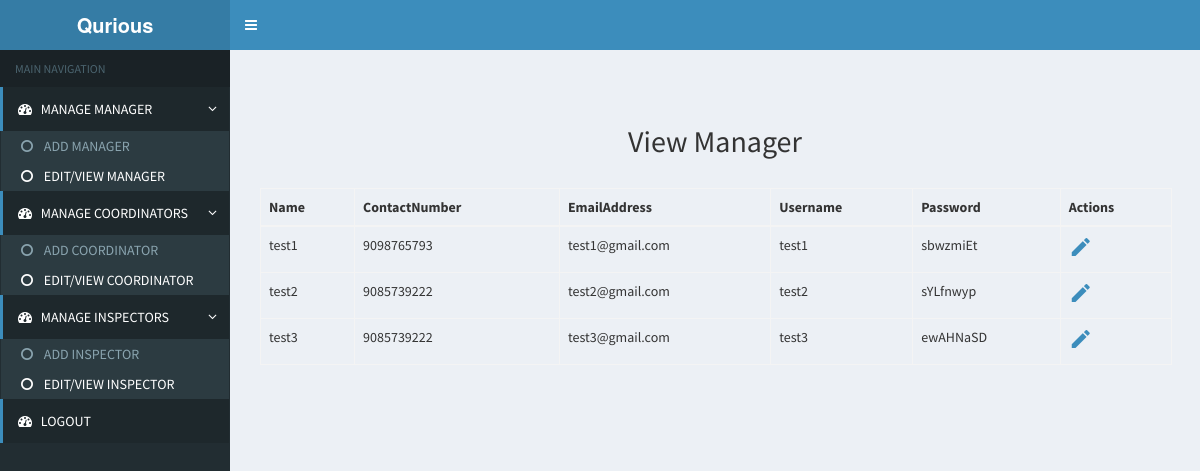
The page /viewmanager on the database its author committed.
### TestApp/models.py (models this page shows)
class Manager(models.Model):
    FullName = models.CharField(max_length=20)
    Photo = models.ImageField(upload_to='media')
    ContactNumber = models.CharField(max_length=13)
    EmailAddress = models.CharField(max_length=20)
    Username = models.CharField(max_length=20)
    Password = models.CharField(max_length=8)

### TestApp/views.py (the view)
# urls.py: path('viewmanager',views.viewManager,name='viewManager'),
def viewManager(request):
    views = Manager.objects.all()
    return render(request,'view-manager.html',{'viewdata':views})

### TestApp/templates/view-manager.html (shortened to what this page needs)
{% extends 'admin-home.html' %}
    {% block content %}
    <br><br>
    <center><h2>View Manager</h2></center><br>
    <div class="container">
    <table class="table table-bordered">
        <thead>
            <tr>
                <th>Name</th>
                <th>ContactNumber</th>
                <th>EmailAddress</th>
                <th>Username</th>
                <th>Password</th>
                <th>Actions</th>
            </tr>
        </thead>
        <tbody>
            {% for i in viewdata %}
            <tr>
                <td>{{i.FullName}}</td>
                <td>{{i.ContactNumber}}</td>
                <td>{{i.EmailAddress}}</td>
                <td>{{i.Username}}</td>
                <td>{{i.Password}}</td>
                <td>
                    <a class="edit" href="editmanager/{{i.id}}" data-toggle="tooltip"><i class="material-icons">&#xE254;</i></a>
                </td>
            </tr>
            {% endfor %}
        </tbody>
    </table>
    </div>
    {% endblock %}

### TestApp/templates/admin-home.html (style rules this page uses)
.form-control,.table { width:80% !important; }

### rows shown on the page
Manager: FullName "test1", ContactNumber "9098765793", EmailAddress "test1@gmail.com", Username "test1", Password "sbwzmiEt"
Manager: FullName "test2", ContactNumber "9085739222", EmailAddress "test2@gmail.com", Username "test2", Password "sYLfnwyp"
Manager: FullName "test3", ContactNumber "9085739222", EmailAddress "test3@gmail.com", Username "test3", Password "ewAHNaSD"
